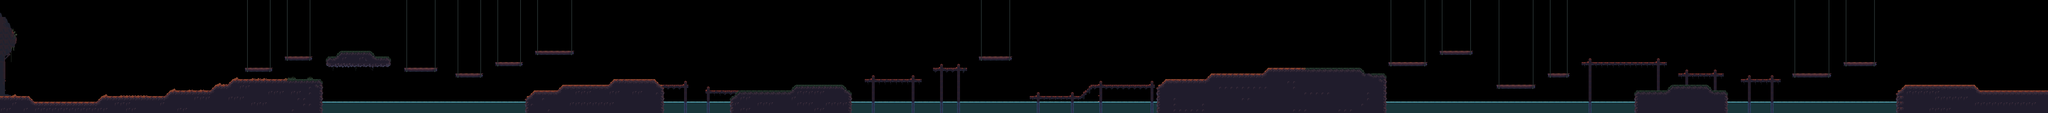

The image is a tile-based game level rendered from a .tmx file. Its description and source (layers, tilesets, objects; grid data summarised) follow:
An orthogonal 360x20 tile map with 16x16 px tiles, 3 tile layers (Слой тайлов 2, Слой тайлов 3, Слой тайлов 1) and 61 objects (6x Note, 5x Enemy, Player).

<map version="1.10" tiledversion="1.11.2" orientation="orthogonal" renderorder="right-down" width="360" height="20" tilewidth="16" tileheight="16" infinite="0" nextlayerid="6" nextobjectid="102">
 <tileset firstgid="1" source="WakeUpTildeSet.tsx" />
 <layer id="2" name="Слой тайлов 2" width="360" height="20">
  <data>[7200 cells, 393 non-empty, 2 distinct tile ids]</data>
 </layer>
 <layer id="3" name="Слой тайлов 3" width="360" height="20">
  <data>[7200 cells, 186 non-empty, 12 distinct tile ids]</data>
 </layer>
 <layer id="1" name="Слой тайлов 1" width="360" height="20">
  <data>[7200 cells, 1447 non-empty, 74 distinct tile ids]</data>
 </layer>
 <objectgroup id="4" name="Слой объектов 1">
  <object id="14" x="0" y="272" width="80" height="48" />
  <object id="17" x="80" y="288" width="208" height="32" />
  <object id="18" x="288" y="272" width="192" height="48" />
  <object id="21" x="480" y="256" width="128" height="64" />
  <object id="23" x="608" y="240" width="48" height="80" />
  <object id="24" x="656" y="224" width="256" height="96" />
  <object id="25" x="688" y="192" width="80" height="16" />
  <object id="26" x="800" y="160" width="80" height="16" />
  <object id="29" x="912" y="160" width="192" height="32" />
  <object id="30" x="960" y="144" width="80" height="16" />
  <object id="31" x="1136" y="192" width="96" height="16" />
  <object id="33" x="1392" y="176" width="80" height="16" />
  <object id="34" x="1504" y="144" width="112" height="16" />
  <object id="35" x="1472" y="272" width="32" height="48" />
  <object id="37" x="1504" y="256" width="80" height="64" />
  <object id="38" x="1584" y="240" width="144" height="80" />
  <object id="39" x="1728" y="224" width="112" height="96" />
  <object id="40" x="1840" y="240" width="32" height="80" />
  <object id="41" x="1872" y="240" width="64" height="16" />
  <object id="44" x="1984" y="256" width="64" height="16" />
  <object id="46" x="2048" y="256" width="192" height="64" />
  <object id="47" x="2240" y="240" width="128" height="80" />
  <object id="48" x="2368" y="256" width="32" height="64" />
  <object id="49" x="2432" y="224" width="160" height="16" />
  <object id="50" x="2624" y="192" width="96" height="16" />
  <object id="51" x="2752" y="160" width="96" height="16" />
  <object id="54" x="2896" y="272" width="160" height="16" />
  <object id="56" x="3040" y="256" width="16" height="16" />
  <object id="58" x="3056" y="240" width="192" height="16" />
  <object id="60" x="3248" y="240" width="32" height="80" />
  <object id="61" x="3280" y="224" width="128" height="96" />
  <object id="62" x="3408" y="208" width="160" height="112" />
  <object id="63" x="3568" y="192" width="256" height="128" />
  <object id="64" x="3824" y="208" width="80" height="112" />
  <object id="65" x="3904" y="176" width="112" height="16" />
  <object id="66" x="4048" y="144" width="96" height="16" />
  <object id="67" x="4208" y="240" width="112" height="16" />
  <object id="68" x="4352" y="208" width="64" height="16" />
  <object id="69" x="4448" y="176" width="240" height="16" />
  <object id="70" x="4720" y="208" width="128" height="16" />
  <object id="72" x="4592" y="256" width="272" height="64" />
  <object id="73" x="4704" y="240" width="96" height="16" />
  <object id="74" x="4896" y="224" width="112" height="16" />
  <object id="75" x="5040" y="208" width="112" height="16" />
  <object id="76" x="5184" y="176" width="96" height="16" />
  <object id="79" x="5328" y="256" width="32" height="64" />
  <object id="80" x="5360" y="240" width="192" height="80" />
  <object id="81" x="5552" y="256" width="208" height="64" />
  <object id="82" x="1280" y="208" width="80" height="16" />
 </objectgroup>
 <objectgroup id="5" name="Actor">
  <object id="83" name="Player" x="161" y="241" width="15" height="15" />
  <object id="85" name="Note" x="992" y="128" width="16" height="16">
   <properties>
    <property name="texture" value="Textures/note/note2.png" />
   </properties>
  </object>
  <object id="88" name="Enemy" x="1712" y="224" width="16" height="16" />
  <object id="89" name="Note" x="2048" y="240" width="16" height="16">
   <properties>
    <property name="texture" value="Textures/note/note3.png" />
   </properties>
  </object>
  <object id="90" name="Note" x="368" y="256" width="16" height="16">
   <properties>
    <property name="texture" value="Textures/note/note1.png" />
   </properties>
  </object>
  <object id="92" name="Enemy" x="2224" y="240" width="16" height="16" />
  <object id="93" name="Note" x="2800" y="144" width="16" height="16">
   <properties>
    <property name="texture" value="Textures/note/note4.png" />
   </properties>
  </object>
  <object id="94" name="Enemy" x="3184" y="224" width="16" height="16" />
  <object id="97" name="Note" x="4688" y="240" width="16" height="16">
   <properties>
    <property name="texture" value="Textures/note/note5.png" />
   </properties>
  </object>
  <object id="98" name="Note" x="5473" y="225" width="15" height="15">
   <properties>
    <property name="texture" value="Textures/note/note6.png" />
   </properties>
  </object>
  <object id="99" name="Enemy" x="4560" y="160" width="16" height="16" />
  <object id="101" name="Enemy" x="3696" y="176" width="16" height="16" />
 </objectgroup>
</map>
